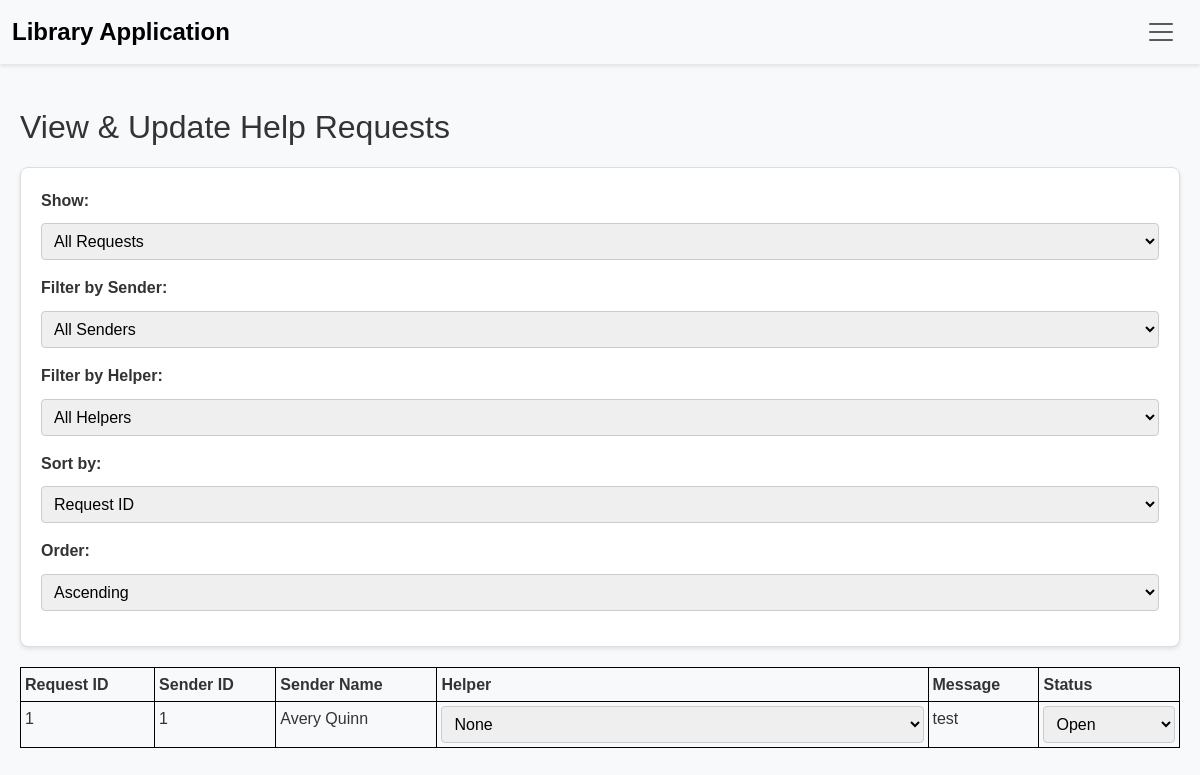
/respond_help, run on an earlier commit of the app's database.
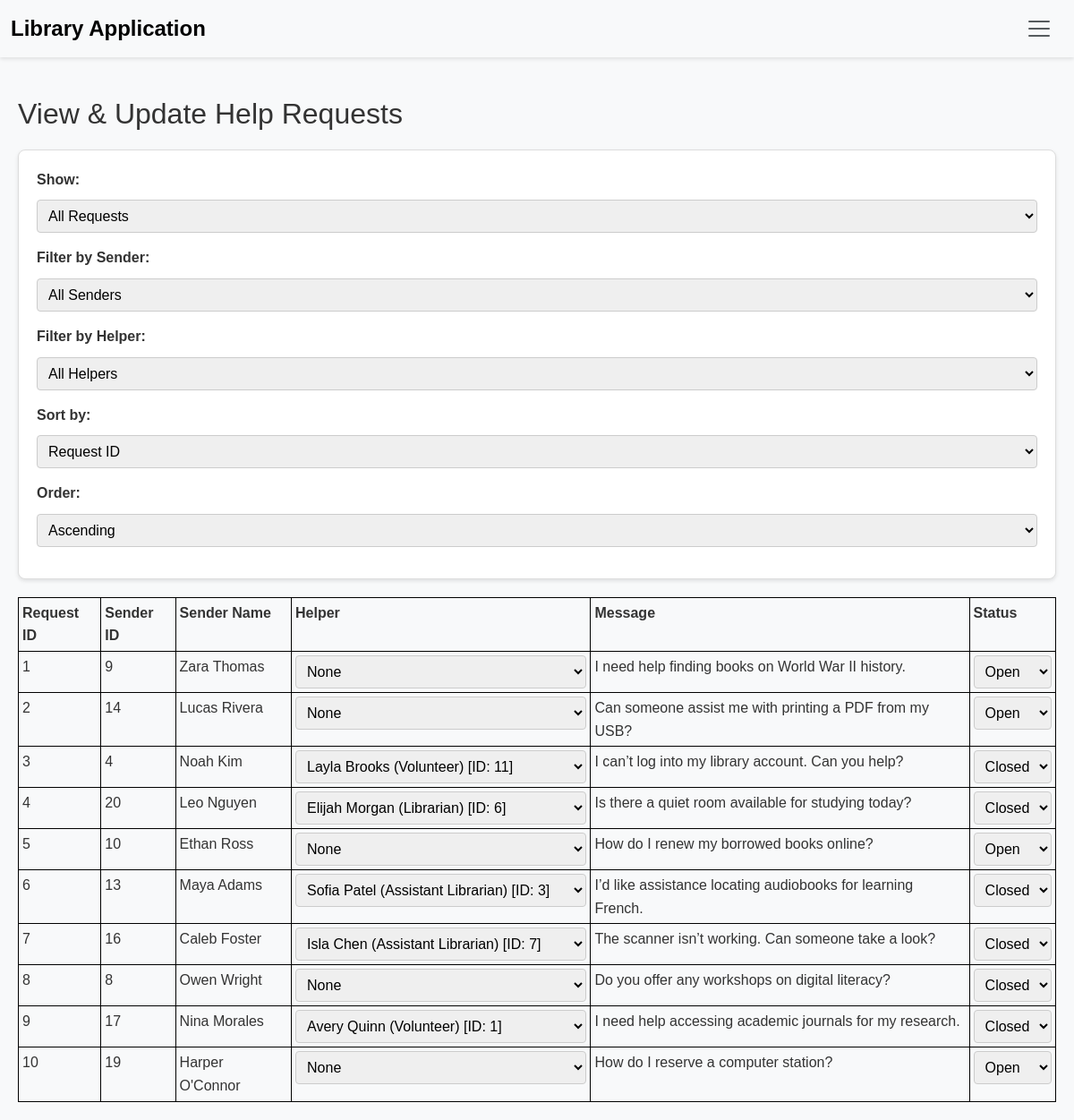
And on a later commit of the database.
### tables this page shows
CREATE TABLE "HelpRequests" (
    request_id INTEGER PRIMARY KEY,
    person_id INTEGER,
    personnel_id INTEGER,
    message TEXT,
    status INTEGER,
    FOREIGN KEY (person_id) REFERENCES PeopleNew(person_id),
    FOREIGN KEY (personnel_id) REFERENCES PersonnelNew(person_id),
    CHECK (status IN (0, 1)) -- Ensure status is either 'Open' or 'Closed' (0 for Open, 1 for Closed)
);

CREATE TABLE "People" (
    person_id INTEGER PRIMARY KEY,
    name TEXT
);

### app.py (the view, shortened to what this page needs)
@app.route('/respond_help', methods=['GET', 'POST'])
def respond_help():
    conn = get_db_connection()
    filter_status = request.args.get('filter_status', 'all')  # "all", "open", "closed"
    filter_sender = request.args.get('filter_sender', '')
    filter_helper = request.args.get('filter_helper', '')
    sort_by = request.args.get('sort_by', 'request_id')  # default sort by request_id
    sort_order = request.args.get('sort_order', 'asc')     # default ascending
    sort_columns = {
        'request_id': 'HR.request_id',
        'person_id': 'HR.person_id',
        'person_name': 'Sender.name',
        'personnel_id': 'HR.personnel_id',
        'personnel_name': 'Helper.name',
        'status': 'HR.status'
    }
    order_column = sort_columns.get(sort_by, 'HR.request_id')
    query = """
        SELECT
            HR.request_id,
            HR.person_id,
            Sender.name AS person_name,
            HR.personnel_id,
            Helper.name AS personnel_name,
            Per.role AS personnel_role,
            HR.message,
            HR.status
        FROM HelpRequests HR
        JOIN People Sender ON HR.person_id = Sender.person_id
        LEFT JOIN Personnel Per ON HR.personnel_id = Per.person_id
        LEFT JOIN People Helper ON HR.personnel_id = Helper.person_id
        WHERE 1=1
    """
    params = []
    if filter_status == 'open':
        query += " AND HR.status = 0"
    elif filter_status == 'closed':
        query += " AND HR.status = 1"
    if filter_sender:
        query += " AND HR.person_id = ?"
        params.append(filter_sender)
    if filter_helper:
        query += " AND HR.personnel_id = ?"
        params.append(filter_helper)
    query += f" ORDER BY {order_column} {sort_order.upper()}"
    requests_list = conn.execute(query, params).fetchall()
    senders = conn.execute("""
        SELECT person_id, name
        FROM People
        WHERE person_id NOT IN (SELECT person_id FROM Personnel)
        ORDER BY name
    """).fetchall()
    helpers = conn.execute("""
        SELECT Per.person_id, P.name, Per.role
        FROM Personnel Per
        JOIN People P ON Per.person_id = P.person_id
        ORDER BY P.name
    """).fetchall()
    personnel_options = helpers
    conn.close()
    return render_template('respond_help.html',
                           requests_list=requests_list,
                           filter_status=filter_status,
                           filter_sender=filter_sender,
                           filter_helper=filter_helper,
                           sort_by=sort_by,
                           sort_order=sort_order,
                           senders=senders,
                           helpers=helpers,
                           personnel_options=personnel_options)

### app.py (called while the page is built)
def get_db_connection():
    conn = sqlite3.connect(DATABASE, timeout=10)  # Waits up to 10 seconds if the database is locked
    conn.row_factory = sqlite3.Row
    return conn

### templates/respond_help.html (shortened to what this page needs)
{% extends "base.html" %}
{% block content %}
  <h2>View & Update Help Requests</h2>
<form method="GET" action="{{ url_for('respond_help') }}" id="filterForm" class="controls">
  <div>
    <label for="filter_status">Show:</label>
    <select name="filter_status" id="filter_status" onchange="document.getElementById('filterForm').submit();">
      <option value="all" {% if filter_status == 'all' %}selected{% endif %}>All Requests</option>
    </select>
  </div>
  <div>
    <label for="filter_sender">Filter by Sender:</label>
    <select name="filter_sender" id="filter_sender" onchange="document.getElementById('filterForm').submit();">
      <option value="">All Senders</option>
    </select>
  </div>
  <div>
    <label for="filter_helper">Filter by Helper:</label>
    <select name="filter_helper" id="filter_helper" onchange="document.getElementById('filterForm').submit();">
      <option value="">All Helpers</option>
    </select>
  </div>
  <div>
    <label for="sort_by">Sort by:</label>
    <select name="sort_by" id="sort_by" onchange="document.getElementById('filterForm').submit();">
      <option value="request_id" {% if sort_by == 'request_id' %}selected{% endif %}>Request ID</option>
    </select>
  </div>
  <div>
    <label for="sort_order">Order:</label>
    <select name="sort_order" id="sort_order" onchange="document.getElementById('filterForm').submit();">
      <option value="asc" {% if sort_order == 'asc' %}selected{% endif %}>Ascending</option>
    </select>
  </div>
</form>
  {% if requests_list|length == 0 %}
    <p>No help requests found matching your criteria.</p>
  {% else %}
    <table>
      <thead>
        <tr>
          <th>Request ID</th>
          <th>Sender ID</th>
          <th>Sender Name</th>
          <th>Helper</th>
          <th>Message</th>
          <th>Status</th>
        </tr>
      </thead>
      <tbody>
        {% for req in requests_list %}
          <tr>
            <form method="POST" action="{{ url_for('respond_help') }}">
              <td>{{ req['request_id'] }}</td>
              <td>{{ req['person_id'] }}</td>
              <td>{{ req['person_name'] }}</td>
              <td>
                <select name="personnel_id" onchange="this.form.submit();">
                  <option value="" {% if not req['personnel_id'] %}selected{% endif %}>None</option>
                  {% for person in personnel_options %}
                    <option value="{{ person['person_id'] }}" {% if req['personnel_id'] and req['personnel_id']|string == person['person_id']|string %}selected{% endif %}>
                      {{ person['name'] }} ({{ person['role'] }}) [ID: {{ person['person_id'] }}]
                    </option>
                  {% endfor %}
                </select>
              </td>
              <td>{{ req['message'] }}</td>
              <td>
                <select name="status" onchange="this.form.submit();">
                  <option value="0" {% if req['status'] == 0 %}selected{% endif %}>Open</option>
                  <option value="1" {% if req['status'] == 1 %}selected{% endif %}>Closed</option>
                </select>
              </td>
            </form>
          </tr>
        {% endfor %}
      </tbody>
    </table>
  {% endif %}
{% endblock %}

### templates/base.html (shortened to what this page needs)
<!DOCTYPE html>
<html lang="en">
<head>
  <link href="https://cdn.jsdelivr.net/npm/bootstrap@5.3.0/dist/css/bootstrap.min.css" rel="stylesheet">
  <link rel="stylesheet" type="text/css" href="{{ url_for('static', filename='css/style.css') }}">
</head>
<body>
  <nav class="navbar navbar-light bg-light">
    <div class="container-fluid">
      <a class="navbar-brand" href="{{ url_for('index') }}">Library Application</a>
      <button class="navbar-toggler" type="button" data-bs-toggle="collapse" data-bs-target="#navbarNav"
              aria-controls="navbarNav" aria-expanded="false" aria-label="Toggle navigation">
        <span class="navbar-toggler-icon"></span>
      </button>
    </div>
  </nav>
  <div class="container mt-4">
    {% block content %}{% endblock %}
  </div>
</body>
</html>

### static/css/style.css (style rules this page uses)
* { margin: 0; padding: 0; box-sizing: border-box; }
body { font-family: Arial, sans-serif; background-color: #f8f9fa; color: #333; line-height: 1.6; }
table { border-collapse: collapse; width: 100%; margin-top: 15px; }
th, td { border: 1px solid #000; padding: 4px; text-align: left; vertical-align: top; }
.container { max-width: 1200px; margin: 0 auto; padding: 20px; }
.navbar { box-shadow: 0 2px 4px rgba(0, 0, 0, 0.1); }
.navbar-brand { font-weight: bold; font-size: 1.5rem; }
.navbar-toggler { border: none; }
form { margin: 20px auto; padding: 20px; background-color: #fff; border: 1px solid #ddd; border-radius: 8px; box-shadow: 0 2px 4px rgba(0, 0, 0, 0.1); }
label { display: block; margin-bottom: 5px; font-weight: bold; }
select, input[type="date"], input, textarea { width: 100%; padding: 8px; border: 1px solid #ccc; border-radius: 4px; }
form div { margin-bottom: 15px; }
form label { font-weight: bold; }
form input[type="text"], form select, form button { padding: 8px; margin-top: 5px; margin-right: 10px; border: 1px solid #ccc; border-radius: 4px; }

What changed in the data, as far as the page shows it:
changed HelpRequests id 1: person_id "1" → "9"; person_name "Avery Quinn" → "Zara Thomas"; message "test" → "I need help finding books on World War II history."
added HelpRequests: request_id "2", person_id "14", person_name "Lucas Rivera", personnel_id "None", message "Can someone assist me with printing a PDF from my USB?", status "Open"
added HelpRequests: request_id "3", person_id "4", person_name "Noah Kim", personnel_id "Layla Brooks (Volunteer) [ID: 11]", message "I can’t log into my library account. Can you help?", status "Closed"
added HelpRequests: request_id "4", person_id "20", person_name "Leo Nguyen", personnel_id "Elijah Morgan (Librarian) [ID: 6]", message "Is there a quiet room available for studying today?", status "Closed"
added HelpRequests: request_id "5", person_id "10", person_name "Ethan Ross", personnel_id "None", message "How do I renew my borrowed books online?", status "Open"
added HelpRequests: request_id "6", person_id "13", person_name "Maya Adams", personnel_id "Sofia Patel (Assistant Librarian) [ID: 3]", message "I’d like assistance locating audiobooks for learning French.", status "Closed"
added HelpRequests: request_id "7", person_id "16", person_name "Caleb Foster", personnel_id "Isla Chen (Assistant Librarian) [ID: 7]", message "The scanner isn’t working. Can someone take a look?", status "Closed"
added HelpRequests: request_id "8", person_id "8", person_name "Owen Wright", personnel_id "None", message "Do you offer any workshops on digital literacy?", status "Closed"
added HelpRequests: request_id "9", person_id "17", person_name "Nina Morales", personnel_id "Avery Quinn (Volunteer) [ID: 1]", message "I need help accessing academic journals for my research.", status "Closed"
added HelpRequests: request_id "10", person_id "19", person_name "Harper O'Connor", personnel_id "None", message "How do I reserve a computer station?", status "Open"
